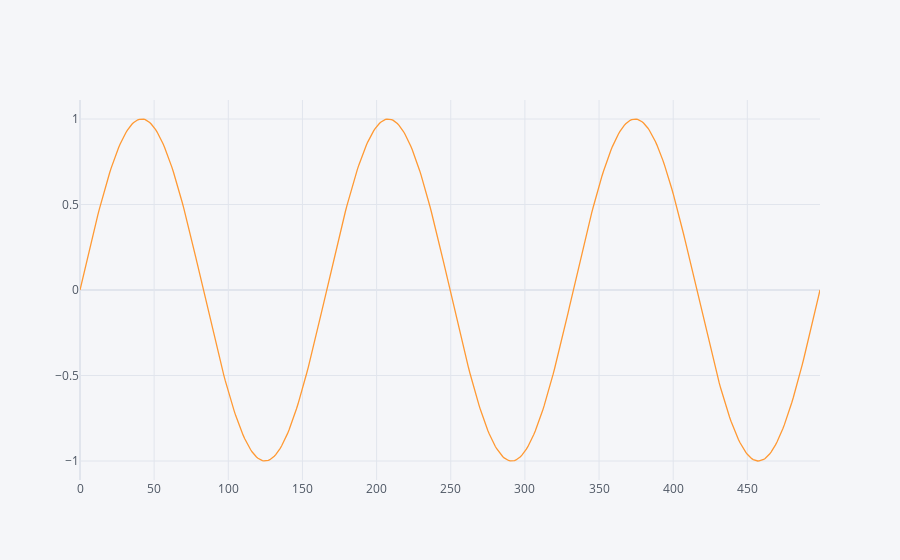

The cell this chart's notebook holds for it:
### Code cell
import numpy as np
import pandas as pd
import cufflinks as cf
from plotly import graph_objects as go

N=500
t=6*np.pi
T=np.linspace(0,t,N)
b=np.sin(T)

def my_fft(b,t):
    N=len(b)
    s = np.fft.fft(b)
    f=np.linspace(0,N/t,N)[0:int(N/2)]
    A=(2*np.sqrt(s[:].imag**2+s[:].real**2)[0:int(N/2)])/N
    return pd.Series(A,index=f)

pd.Series(b).iplot()

### Figure 1 — Plotly figure (JSON) as saved in the notebook; plotly's stock layout.template omitted (floating-point values rounded to 4 significant figures; data arrays with more than 128 entries replaced by an {"elided": "..."} marker saying what was removed)
{"data": [{"line": {"color": "rgba(255, 153, 51, 1.0)", "dash": "solid", "shape": "linear", "width": 1.3}, "mode": "lines", "name": "None", "text": "", "type": "scatter", "x": {"elided": "500 int values"}, "y": {"elided": "500 float values"}}], "layout": {"legend": {"bgcolor": "#F5F6F9", "font": {"color": "#4D5663"}}, "paper_bgcolor": "#F5F6F9", "plot_bgcolor": "#F5F6F9", "title": {"font": {"color": "#4D5663"}}, "xaxis": {"gridcolor": "#E1E5ED", "showgrid": true, "tickfont": {"color": "#4D5663"}, "title": {"font": {"color": "#4D5663"}, "text": ""}, "zerolinecolor": "#E1E5ED"}, "yaxis": {"gridcolor": "#E1E5ED", "showgrid": true, "tickfont": {"color": "#4D5663"}, "title": {"font": {"color": "#4D5663"}, "text": ""}, "zerolinecolor": "#E1E5ED"}}}
